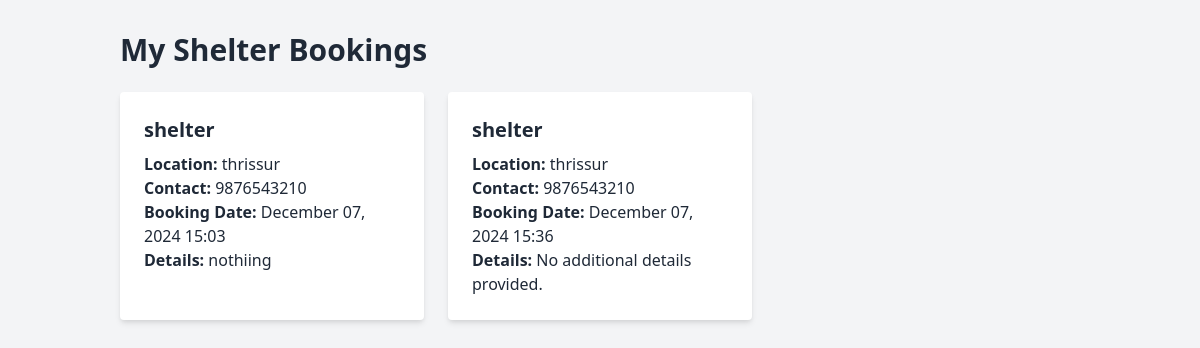
Page /ShelterBooklist/ (signed in) on the committed database.
### petapp/models.py (models this page shows, shortened)
class ShelterBooking(models.Model):
    user = models.ForeignKey(User, on_delete=models.CASCADE)
    shelter = models.ForeignKey(Shelter, on_delete=models.CASCADE)
    booking_date = models.DateTimeField(auto_now_add=True)
    details = models.TextField(null=True, blank=True)
    start_date = models.DateField(null=True, blank=True)  # Start date of the shelter booking
    end_date = models.DateField(null=True, blank=True)    # End date of the shelter booking
    total_price = models.DecimalField(max_digits=10, decimal_places=2)  # Total price for the booking

class Shelter(models.Model):
    name = models.CharField(max_length=200)
    email = models.EmailField(unique=True)
    password = models.CharField(max_length=100)
    location = models.CharField(max_length=50)
    phone = models.IntegerField()
    profile_pic = models.FileField(upload_to='profile', blank=True, null=True)
    available_slots = models.IntegerField(default=0)  # Number of available slots
    price_per_day = models.DecimalField(max_digits=10, decimal_places=2)  # Price per day

### petapp/views.py (the view)
# urls.py: path('ShelterBooklist/', views.ShelterBooklist, name='ShelterBooklist'),
def ShelterBooklist(request):
    email = request.session.get('email')
    user = get_object_or_404(User, email=email)
    bookings = ShelterBooking.objects.filter(user=user)
    return render(request, 'shelter_bookings.html', {'bookings': bookings})

### petapp/templates/shelter_bookings.html (shortened to what this page needs)
<!DOCTYPE html>
<html lang="en">
<head>
    <link rel="stylesheet" href="https://cdn.jsdelivr.net/npm/tailwindcss@2.2.19/dist/tailwind.min.css">
</head>
<body class="bg-gray-100 text-gray-800">
    <div class="container mx-auto p-8">
        <h1 class="text-3xl font-bold mb-6">My Shelter Bookings</h1>
        {% if bookings %}
        <div class="grid grid-cols-1 md:grid-cols-2 lg:grid-cols-3 gap-6">
            {% for booking in bookings %}
            <div class="bg-white p-6 rounded shadow-md">
                <h2 class="text-xl font-semibold mb-2">{{ booking.shelter.name }}</h2>
                <p><strong>Location:</strong> {{ booking.shelter.location }}</p>
                <p><strong>Contact:</strong> {{ booking.shelter.phone }}</p>
                <p><strong>Booking Date:</strong> {{ booking.booking_date|date:"F d, Y H:i" }}</p>
                <p><strong>Details:</strong> {{ booking.details|default:"No additional details provided." }}</p>
            </div>
            {% endfor %}
        </div>
        {% endif %}
    </div>
</body>
</html>

### rows in the picture
ShelterBooking: shelter.name "shelter", shelter.location "thrissur", shelter.phone "9876543210", booking_date "December 07, 2024 15:03", details "nothiing"
ShelterBooking: shelter.name "shelter", shelter.location "thrissur", shelter.phone "9876543210", booking_date "December 07, 2024 15:36", details "No additional details provided."
